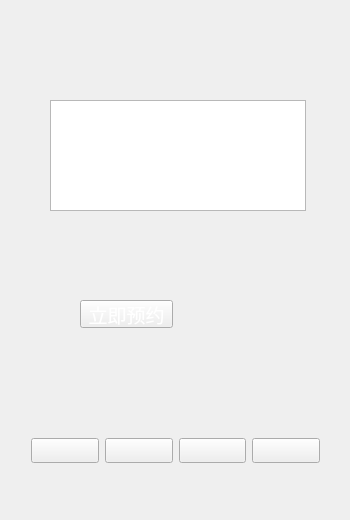
<?xml version="1.0" encoding="UTF-8"?>
<ui version="4.0">
 <class>MainWindow</class>
 <widget class="QMainWindow" name="MainWindow">
  <property name="geometry">
   <rect>
    <x>0</x>
    <y>0</y>
    <width>350</width>
    <height>520</height>
   </rect>
  </property>
  <property name="font">
   <font>
    <family>Malgun Gothic</family>
   </font>
  </property>
  <property name="windowTitle">
   <string>ihotel</string>
  </property>
  <widget class="QWidget" name="centralWidget">
   <widget class="QStackedWidget" name="pagestack">
    <property name="geometry">
     <rect>
      <x>50</x>
      <y>50</y>
      <width>261</width>
      <height>381</height>
     </rect>
    </property>
    <property name="currentIndex">
     <number>0</number>
    </property>
    <widget class="QWidget" name="reserve">
     <widget class="QListWidget" name="listWidget">
      <property name="geometry">
       <rect>
        <x>0</x>
        <y>50</y>
        <width>256</width>
        <height>111</height>
       </rect>
      </property>
     </widget>
     <widget class="QPushButton" name="okButton">
      <property name="geometry">
       <rect>
        <x>30</x>
        <y>250</y>
        <width>93</width>
        <height>28</height>
       </rect>
      </property>
      <property name="palette">
       <palette>
        <active>
         <colorrole role="ButtonText">
          <brush brushstyle="SolidPattern">
           <color alpha="255">
            <red>255</red>
            <green>255</green>
            <blue>255</blue>
           </color>
          </brush>
         </colorrole>
        </active>
        <inactive>
         <colorrole role="ButtonText">
          <brush brushstyle="SolidPattern">
           <color alpha="255">
            <red>255</red>
            <green>255</green>
            <blue>255</blue>
           </color>
          </brush>
         </colorrole>
        </inactive>
        <disabled>
         <colorrole role="ButtonText">
          <brush brushstyle="SolidPattern">
           <color alpha="255">
            <red>120</red>
            <green>120</green>
            <blue>120</blue>
           </color>
          </brush>
         </colorrole>
        </disabled>
       </palette>
      </property>
      <property name="font">
       <font>
        <family>方正姚体</family>
        <pointsize>14</pointsize>
        <weight>50</weight>
        <bold>false</bold>
       </font>
      </property>
      <property name="text">
       <string>立即预约</string>
      </property>
     </widget>
    </widget>
    <widget class="QWidget" name="arrange">
     <widget class="QListWidget" name="historyWidget">
      <property name="geometry">
       <rect>
        <x>0</x>
        <y>80</y>
        <width>256</width>
        <height>311</height>
       </rect>
      </property>
     </widget>
     <widget class="QLabel" name="historylabel">
      <property name="geometry">
       <rect>
        <x>30</x>
        <y>10</y>
        <width>201</width>
        <height>51</height>
       </rect>
      </property>
      <property name="font">
       <font>
        <family>方正姚体</family>
        <pointsize>20</pointsize>
       </font>
      </property>
      <property name="text">
       <string/>
      </property>
     </widget>
    </widget>
    <widget class="QWidget" name="extend">
     <widget class="QLabel" name="ischeckedlabel">
      <property name="geometry">
       <rect>
        <x>60</x>
        <y>50</y>
        <width>151</width>
        <height>51</height>
       </rect>
      </property>
      <property name="font">
       <font>
        <family>方正姚体</family>
        <pointsize>20</pointsize>
       </font>
      </property>
      <property name="text">
       <string/>
      </property>
     </widget>
     <widget class="QLineEdit" name="daysEdit">
      <property name="geometry">
       <rect>
        <x>40</x>
        <y>140</y>
        <width>181</width>
        <height>21</height>
       </rect>
      </property>
      <property name="placeholderText">
       <string>请输入您要续住的天数</string>
      </property>
     </widget>
     <widget class="QPushButton" name="makeextendButton">
      <property name="geometry">
       <rect>
        <x>60</x>
        <y>210</y>
        <width>93</width>
        <height>28</height>
       </rect>
      </property>
      <property name="palette">
       <palette>
        <active>
         <colorrole role="ButtonText">
          <brush brushstyle="SolidPattern">
           <color alpha="255">
            <red>255</red>
            <green>255</green>
            <blue>255</blue>
           </color>
          </brush>
         </colorrole>
        </active>
        <inactive>
         <colorrole role="ButtonText">
          <brush brushstyle="SolidPattern">
           <color alpha="255">
            <red>255</red>
            <green>255</green>
            <blue>255</blue>
           </color>
          </brush>
         </colorrole>
        </inactive>
        <disabled>
         <colorrole role="ButtonText">
          <brush brushstyle="SolidPattern">
           <color alpha="255">
            <red>120</red>
            <green>120</green>
            <blue>120</blue>
           </color>
          </brush>
         </colorrole>
        </disabled>
       </palette>
      </property>
      <property name="font">
       <font>
        <family>方正姚体</family>
        <pointsize>12</pointsize>
       </font>
      </property>
      <property name="text">
       <string>确定</string>
      </property>
     </widget>
    </widget>
    <widget class="QWidget" name="login">
     <widget class="QLineEdit" name="lineEdit">
      <property name="geometry">
       <rect>
        <x>32</x>
        <y>120</y>
        <width>191</width>
        <height>21</height>
       </rect>
      </property>
      <property name="inputMask">
       <string/>
      </property>
      <property name="text">
       <string/>
      </property>
      <property name="placeholderText">
       <string>请输入用户名</string>
      </property>
     </widget>
     <widget class="QLineEdit" name="lineEdit_2">
      <property name="geometry">
       <rect>
        <x>32</x>
        <y>170</y>
        <width>191</width>
        <height>21</height>
       </rect>
      </property>
      <property name="inputMask">
       <string/>
      </property>
      <property name="echoMode">
       <enum>QLineEdit::Password</enum>
      </property>
      <property name="placeholderText">
       <string>请输入密码</string>
      </property>
     </widget>
     <widget class="QLabel" name="statelabel">
      <property name="geometry">
       <rect>
        <x>60</x>
        <y>40</y>
        <width>161</width>
        <height>51</height>
       </rect>
      </property>
      <property name="font">
       <font>
        <family>方正姚体</family>
        <pointsize>20</pointsize>
       </font>
      </property>
      <property name="text">
       <string/>
      </property>
     </widget>
     <widget class="QPushButton" name="switchButton">
      <property name="geometry">
       <rect>
        <x>60</x>
        <y>230</y>
        <width>93</width>
        <height>28</height>
       </rect>
      </property>
      <property name="palette">
       <palette>
        <active>
         <colorrole role="ButtonText">
          <brush brushstyle="SolidPattern">
           <color alpha="255">
            <red>255</red>
            <green>255</green>
            <blue>255</blue>
           </color>
          </brush>
         </colorrole>
        </active>
        <inactive>
         <colorrole role="ButtonText">
          <brush brushstyle="SolidPattern">
           <color alpha="255">
            <red>255</red>
            <green>255</green>
            <blue>255</blue>
           </color>
          </brush>
         </colorrole>
        </inactive>
        <disabled>
         <colorrole role="ButtonText">
          <brush brushstyle="SolidPattern">
           <color alpha="255">
            <red>120</red>
            <green>120</green>
            <blue>120</blue>
           </color>
          </brush>
         </colorrole>
        </disabled>
       </palette>
      </property>
      <property name="font">
       <font>
        <family>方正姚体</family>
        <pointsize>12</pointsize>
       </font>
      </property>
      <property name="text">
       <string/>
      </property>
     </widget>
    </widget>
    <widget class="QWidget" name="calendarpage">
     <widget class="QCalendarWidget" name="calendarWidget">
      <property name="geometry">
       <rect>
        <x>0</x>
        <y>10</y>
        <width>251</width>
        <height>251</height>
       </rect>
      </property>
      <property name="firstDayOfWeek">
       <enum>Qt::Sunday</enum>
      </property>
      <property name="gridVisible">
       <bool>false</bool>
      </property>
      <property name="verticalHeaderFormat">
       <enum>QCalendarWidget::NoVerticalHeader</enum>
      </property>
     </widget>
     <widget class="QPushButton" name="checkButton">
      <property name="geometry">
       <rect>
        <x>70</x>
        <y>280</y>
        <width>93</width>
        <height>28</height>
       </rect>
      </property>
      <property name="palette">
       <palette>
        <active>
         <colorrole role="ButtonText">
          <brush brushstyle="SolidPattern">
           <color alpha="255">
            <red>255</red>
            <green>255</green>
            <blue>255</blue>
           </color>
          </brush>
         </colorrole>
        </active>
        <inactive>
         <colorrole role="ButtonText">
          <brush brushstyle="SolidPattern">
           <color alpha="255">
            <red>255</red>
            <green>255</green>
            <blue>255</blue>
           </color>
          </brush>
         </colorrole>
        </inactive>
        <disabled>
         <colorrole role="ButtonText">
          <brush brushstyle="SolidPattern">
           <color alpha="255">
            <red>120</red>
            <green>120</green>
            <blue>120</blue>
           </color>
          </brush>
         </colorrole>
        </disabled>
       </palette>
      </property>
      <property name="font">
       <font>
        <family>方正姚体</family>
        <pointsize>12</pointsize>
       </font>
      </property>
      <property name="text">
       <string>确定</string>
      </property>
     </widget>
    </widget>
   </widget>
   <widget class="QWidget" name="layoutWidget">
    <property name="geometry">
     <rect>
      <x>20</x>
      <y>390</y>
      <width>311</width>
      <height>121</height>
     </rect>
    </property>
    <layout class="QHBoxLayout" name="horizontalLayout">
     <item>
      <widget class="QPushButton" name="reserveButton">
       <property name="font">
        <font>
         <family>方正姚体</family>
        </font>
       </property>
       <property name="layoutDirection">
        <enum>Qt::LeftToRight</enum>
       </property>
       <property name="text">
        <string/>
       </property>
      </widget>
     </item>
     <item>
      <widget class="QPushButton" name="arrangeButton">
       <property name="text">
        <string/>
       </property>
      </widget>
     </item>
     <item>
      <widget class="QPushButton" name="extendButton">
       <property name="text">
        <string/>
       </property>
      </widget>
     </item>
     <item>
      <widget class="QPushButton" name="loginButton">
       <property name="text">
        <string/>
       </property>
      </widget>
     </item>
    </layout>
   </widget>
  </widget>
 </widget>
 <layoutdefault spacing="6" margin="11"/>
 <resources/>
 <connections/>
</ui>
